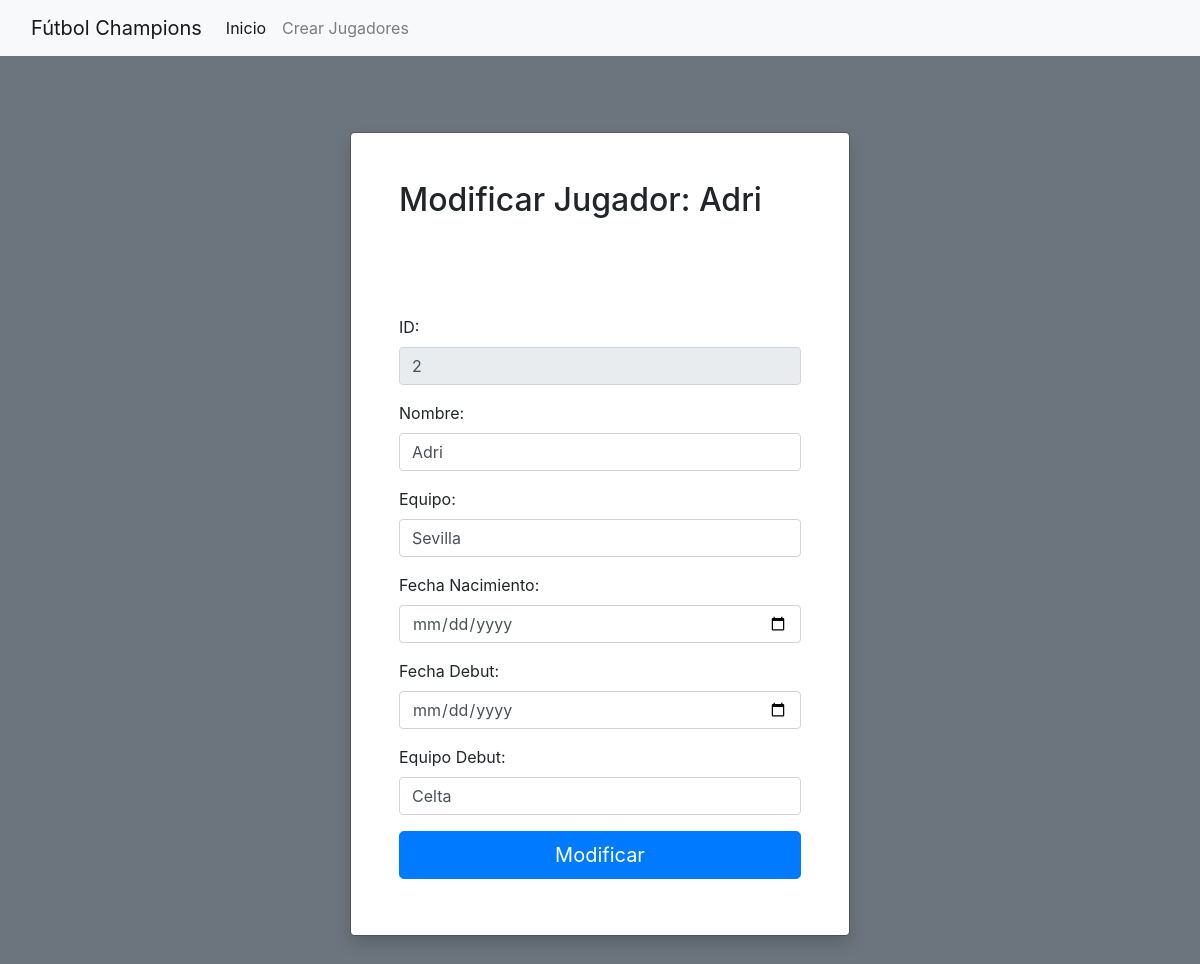
Page /futbol/modificar/2 on the committed database.
### futbol/models.py (models this page shows, shortened)
class Futbolista(models.Model):
    id = models.IntegerField(primary_key=True, default=1)
    nombre = models.TextField()
    equipo = models.TextField(max_length=150,default="pendiente")
    fecha_nacimiento = models.DateField()
    fecha_debut = models.DateField(default=None)
    equipo_debut = models.TextField(default=None)

### futbol/views.py (the view, shortened to what this page needs)
# urls.py: path('modificar/<int:id>', modifcarJugador),
def modifcarJugador(request,id):
    if request.method == "GET":
        j = Futbolista.objects.filter(id=id).first()
        return render(request, 'modificar.html', {'j': j})

### templates/modificar.html (shortened to what this page needs)
<!DOCTYPE html>
<html lang="en">
<head>
</head>
<body>
	  {% load bootstrap4 %}
	  {% bootstrap_css %}
	  {% load static %}
<nav class="navbar navbar-expand-lg navbar-light bg-light">
  <div class="container-fluid">
    <a class="navbar-brand" href="#">Fútbol Champions</a>
    <div class="collapse navbar-collapse" id="navbarSupportedContent">
      <ul class="navbar-nav me-auto mb-2 mb-lg-0">
        <li class="nav-item">
          <a class="nav-link active" aria-current="page" href="http://127.0.0.1:8000/futbol/index/">Inicio</a>
        </li>
          <li class="nav-item">
          <a class="nav-link" href="http://127.0.0.1:8000/futbol/crearjugador/">Crear Jugadores</a>
        </li>
      </ul>
    </div>
  </div>
</nav>
<form action="" method="POST">
<div class="modal modal-signin position-static d-block bg-secondary py-5" tabindex="-1" role="dialog" id="modalSignin">
  <div class="modal-dialog" role="document">
    <div class="modal-content rounded-4 shadow">
      <div class="modal-header p-5 pb-4 border-bottom-0">
        <h2 class="fw-bold mb-0">Modificar Jugador: {{ j.nombre }}</h2>
      </div>
      <div class="modal-body p-5 pt-0">
        <form class="">
          <div class="form-floating mb-3">
              <label for="id">ID:</label>
            <input type="number" class="form-control rounded-3" id="id" name="id" value="{{ j.id }}" readonly required >
          </div>
          <div class="form-floating mb-3">
              <label for="nombre"> Nombre: </label>
            <input type="text" class="form-control rounded-3" id="nombre" name="nombre" value="{{ j.nombre }}">
          </div>
            <div class="form-floating mb-3">
                <label for="equipo"> Equipo: </label>
            <input type="text" class="form-control rounded-3" id="equipo" name="equipo" value="{{ j.equipo }}">
          </div>
            <div class="form-floating mb-3">
                              <label for="fecha_nacimiento"> Fecha Nacimiento: </label>
            <input type="date" class="form-control rounded-3" id="fecha_nacimiento" name="fecha_nacimiento" value="{{ j.fecha_nacimiento }}">
          </div>
            <div class="form-floating mb-3">
                              <label for="fecha_debut"> Fecha Debut: </label>
            <input type="date" class="form-control rounded-3" id="fecha_debut" name="fecha_debut" value="{{ j.fecha_debut }}">
          </div>
            <div class="form-floating mb-3">
                <label for="equipo_debut"> Equipo Debut: </label>
            <input type="text" class="form-control rounded-3" id="equipo_debut" name="equipo_debut" value="{{ j.equipo_debut }}">
          </div>
          <button class="w-100 mb-2 btn btn-lg rounded-3 btn-primary" type="submit" value="Modificar">Modificar</button>
        </form>
      </div>
    </div>
  </div>
</div>
</form>
</body>
</html>

### rows in the picture
Futbolista: nombre "Adri", id "2", equipo "Sevilla", equipo_debut "Celta"
